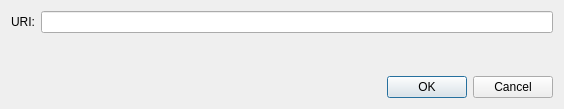
<?xml version="1.0" encoding="UTF-8"?>
<ui version="4.0">
 <class>OpenURIDialog</class>
 <widget class="QDialog" name="OpenURIDialog">
  <property name="geometry">
   <rect>
    <x>0</x>
    <y>0</y>
    <width>564</width>
    <height>109</height>
   </rect>
  </property>
  <property name="windowTitle">
   <string>Open bitcoin URI</string>
  </property>
  <layout class="QVBoxLayout" name="verticalLayout">
   <item>
    <layout class="QHBoxLayout" name="horizontalLayout">
     <item>
      <widget class="QLabel" name="label">
       <property name="text">
        <string>URI:</string>
       </property>
      </widget>
     </item>
     <item>
      <widget class="QValidatedLineEdit" name="uriEdit"/>
     </item>
    </layout>
   </item>
   <item>
    <spacer name="verticalSpacer">
     <property name="orientation">
      <enum>Qt::Vertical</enum>
     </property>
     <property name="sizeHint" stdset="0">
      <size>
       <width>20</width>
       <height>40</height>
      </size>
     </property>
    </spacer>
   </item>
   <item>
    <widget class="QDialogButtonBox" name="buttonBox">
     <property name="orientation">
      <enum>Qt::Horizontal</enum>
     </property>
     <property name="standardButtons">
      <set>QDialogButtonBox::Cancel|QDialogButtonBox::Ok</set>
     </property>
    </widget>
   </item>
  </layout>
 </widget>
 <customwidgets>
  <customwidget>
   <class>QValidatedLineEdit</class>
   <extends>QLineEdit</extends>
   <header>qvalidatedlineedit.h</header>
  </customwidget>
 </customwidgets>
 <resources/>
 <connections>
  <connection>
   <sender>buttonBox</sender>
   <signal>accepted()</signal>
   <receiver>OpenURIDialog</receiver>
   <slot>accept()</slot>
   <hints>
    <hint type="sourcelabel">
     <x>248</x>
     <y>254</y>
    </hint>
    <hint type="destinationlabel">
     <x>157</x>
     <y>274</y>
    </hint>
   </hints>
  </connection>
  <connection>
   <sender>buttonBox</sender>
   <signal>rejected()</signal>
   <receiver>OpenURIDialog</receiver>
   <slot>reject()</slot>
   <hints>
    <hint type="sourcelabel">
     <x>316</x>
     <y>260</y>
    </hint>
    <hint type="destinationlabel">
     <x>286</x>
     <y>274</y>
    </hint>
   </hints>
  </connection>
 </connections>
</ui>
